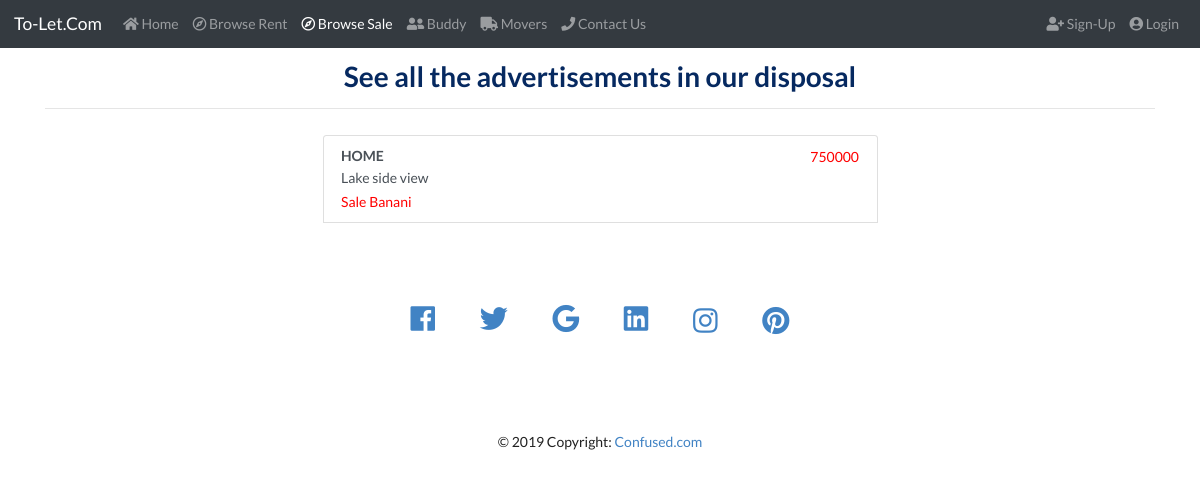
The app's page /browseSale.php with its own data.
### tables this page shows
CREATE TABLE `user_ad` (
  `ad_id` int(11) NOT NULL,
  `title` varchar(100) NOT NULL,
  `date` timestamp NOT NULL DEFAULT CURRENT_TIMESTAMP ON UPDATE CURRENT_TIMESTAMP,
  `type` varchar(100) NOT NULL,
  `area` varchar(100) NOT NULL,
  `price` int(11) NOT NULL,
  `bedroom` int(2) NOT NULL,
  `washroom` int(2) NOT NULL,
  `drawing` int(2) NOT NULL,
  `dining` int(2) NOT NULL,
  `living` int(2) NOT NULL,
  `kitchen` int(2) NOT NULL,
  `bachelor` int(1) NOT NULL,
  `parking` int(1) NOT NULL,
  `info` varchar(200) DEFAULT NULL,
  `owner` varchar(200) NOT NULL,
  `contact` int(11) NOT NULL,
  `mail` varchar(100) DEFAULT NULL,
  `address` text NOT NULL
);

### browseSale.php (the view, shortened to what this page needs)
<?php
include ('connection.php');
$query = "SELECT * FROM user_ad WHERE type='sale'";
$result = mysqli_query($conn, $query);
?>
<!DOCTYPE html>
<html>
<head>
	<link rel="stylesheet" href="https://maxcdn.bootstrapcdn.com/bootstrap/4.0.0-beta.2/css/bootstrap.min.css">
	<link rel="stylesheet" type="text/css" href="https://cdnjs.cloudflare.com/ajax/libs/semantic-ui/2.3.1/semantic.css">
	<link rel="stylesheet" href="https://use.fontawesome.com/releases/v5.0.13/css/all.css">
	<link rel="stylesheet" type="text/css" href="browse.css">
</head>
<body>
<nav class="navbar navbar-expand-lg navbar-dark bg-dark">
   <a class="navbar-brand" href="index.php">To-Let.Com</a>
   <div class="collapse navbar-collapse" id="navbarNav">
     <ul class="navbar-nav">
       <li class="nav-item ">
         <a class="nav-link" href="index.php"><i class="fas fa-home"></i>
           Home <span class="sr-only">(current)</span></a>
         </li>
         <li class="nav-item">
           <a class="nav-link " href="browseRent.php"><i class="far fa-compass"></i> Browse Rent</a>
         </li>
         <li class="nav-item">
           <a class="nav-link active" href="browseSale.php"><i class="far fa-compass"></i> Browse Sale</a>
         </li>
         <li class="nav-item">
           <a class="nav-link " href="buddy.php"><i class="fas fa-user-friends"></i> Buddy</a>
         </li>
         <li class="nav-item">
           <a class="nav-link " href="movers.php"><i class="fas fa-truck"></i></i> Movers</a>
         </li>
        <li class="nav-item">
         <a class="nav-link" href="contact.html"><i class="fas fa-phone"></i> Contact Us</a>
       </li>
     </ul>
     <?php
     include ('session.php');
     ?>
   </div>
 </nav>
<div class="container">
  <h1>See all the advertisements in our disposal</h1>
  <hr>
<?php
if(mysqli_num_rows($result)>0){
    while($row = mysqli_fetch_assoc($result)){
      $ad= $row['ad_id'];
 ?>
<div class="list-group">
  <a href="ad.php?id=<?php echo $ad?>" class="list-group-item list-group-item-action flex-column align-items-start">
    <div class="d-flex w-100 justify-content-between">
      <h5 class="mb-1"><?php echo strtoupper($row["title"])?></h5>
      <small><?php echo $row["price"]?></small>
    </div>
    <p class="mb-1"><?php echo $row["info"]?></p>
    <small><?php echo $row["type"]." " . $row["area"]?></small>
  </a>
<br>
</div>
<?php
    }
}else{
    echo "Nothing to show";
}
?>
</div>
<?php
include ('footer.php');
?>
</body>
</html>

### browse.css (style rules this page uses)
small { color: red; font-size: 14px; }
.list-group { width: 50%; margin-left: 25%; }
h1 { color: #062960; padding-top: 10px; text-align: center; }
hr { padding-bottom: 12px; }

### records on screen
user_ad: title "HOME", price "750000", info "Lake side view", type "Sale", area "Banani"
